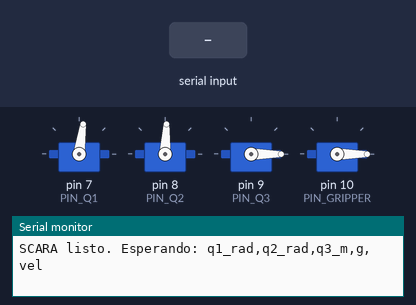
A sketch run on a simulated Arduino Uno, built with avr-gcc and run on an emulated ATmega328P. Parts: 4 × servo, the last lines printed to the serial monitor. The inputs (shaded band) are chosen by the test bench.

Above: at 1.2 s.
1.3 s: "90,45,200\n" received over Serial
At 4.0 s:
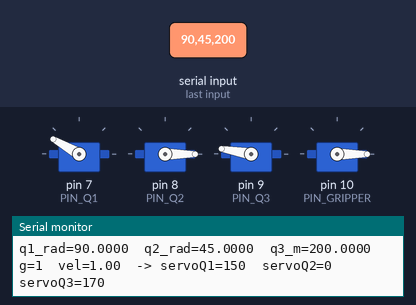
4.3 s: "90,45,200,10\n" received over Serial
At 5.0 s:
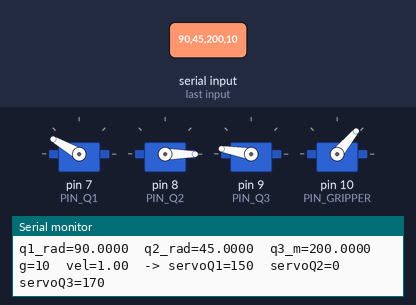
5.8 s: "1,90,45\n" received over Serial
At 6.2 s:
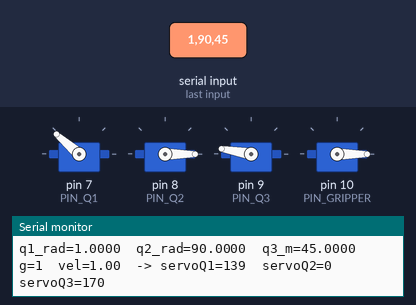
Timing chart, 0 to 8.8 s (numbered marks = the images above; inputs shaded):
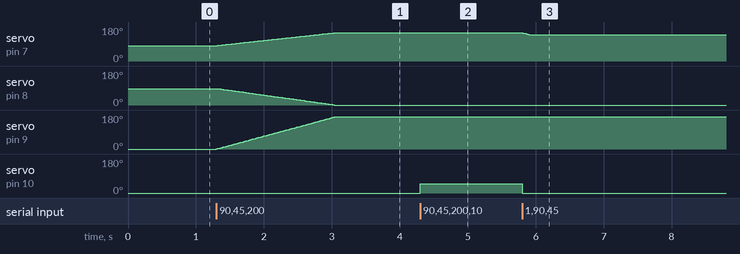

Measured:
- after the input at 1.3 s, servo on pin 7 (PIN_Q1): moves from 82° to 150° over 1.7 s, starting at once; servo on pin 8 (PIN_Q2): moves from 87° to 0° over 1.7 s, starting at once; servo on pin 9 (PIN_Q3): moves from 0° to 170° over 1.7 s, starting at once
- after the input at 4.3 s, servo on pin 10 (PIN_GRIPPER): 0° → 50° at once
- after the input at 5.8 s, servo on pin 7 (PIN_Q1): 150° → 139° at once; servo on pin 10 (PIN_GRIPPER): 50° → 0° at once

The sketch:

PROGRA_SCARA.ino
```cpp
#include <Servo.h>

// ==========================
// Pines de los servos
// ==========================
const int PIN_Q1      = 7;
const int PIN_Q2      = 8;
const int PIN_Q3      = 9;
const int PIN_GRIPPER = 10;

Servo servoQ1;
Servo servoQ2;
Servo servoQ3;
Servo servoGripper;

// ==========================
// Calibraciones y límites
// ==========================

// Cero físico medido: ~83° en q1 y q2
const int SERVO_Q1_CENTER = 82;   // q1 = 0°
const int SERVO_Q2_CENTER = 87;   // q2 = 0° cuando q1=0 y q2=0

// Signos (por el montaje físico)
const int SIGN_Q1 = +1;   // base normal
const int SIGN_Q2 = -1;   // servo de q2 volteado de cabeza → invertido

// Límites de servos (para no forzarlos)
const int SERVO_Q1_MIN = 30;
const int SERVO_Q1_MAX = 150;

const int SERVO_Q2_MIN = 0;
const int SERVO_Q2_MAX = 180;

// Q2 solo puede aportar un extra de ±30°
const float Q2_EXTRA_MAX_DEG = 60.0;

// Mapeo de q3 (m) al servo (prismático)
const float Q3_MIN_M = 0.0;    // mínimo del modelo (m)
const float Q3_MAX_M = 0.06;   // máximo del modelo (m)

const int SERVO_Q3_MIN = 0;    // grados servo cuando q3 = Q3_MIN_M
const int SERVO_Q3_MAX = 170;  // grados servo cuando q3 = Q3_MAX_M

// ==========================
// Gripper (servo)
// ==========================
const int GRIPPER_OPEN_ANGLE  = 0;  // gripper abierto
const int GRIPPER_CLOSE_ANGLE = 50;  // gripper cerrado

// Estado actual de los servos (para movimiento suave)
int current_servo_q1;
int current_servo_q2;
int current_servo_q3;


void moveServosSmooth(int target_q1, int target_q2, int target_q3, float speed_factor);

// ==========================
// Setup
// ==========================
void setup() {
  Serial.begin(115200);

  servoQ1.attach(PIN_Q1);
  servoQ2.attach(PIN_Q2);
  servoQ3.attach(PIN_Q3);
  servoGripper.attach(PIN_GRIPPER);

  // Posición inicial neutra (centro en q1/q2, mínimo en q3, gripper abierto)
  servoQ1.write(SERVO_Q1_CENTER);
  servoQ2.write(SERVO_Q2_CENTER);
  servoQ3.write(SERVO_Q3_MIN);
  servoGripper.write(GRIPPER_OPEN_ANGLE);

  current_servo_q1 = SERVO_Q1_CENTER;
  current_servo_q2 = SERVO_Q2_CENTER;
  current_servo_q3 = SERVO_Q3_MIN;

  Serial.println("SCARA listo. Esperando: q1_rad,q2_rad,q3_m,g,vel");
}

// ==========================
// Loop principal
// ==========================
void loop() {
  if (Serial.available()) {
    String line = Serial.readStringUntil('\n');
    line.trim();
    if (line.length() == 0) return;

    // Debug crudo
    Serial.print("RX line: ");
    Serial.println(line);

    // Formatos aceptados:
    // - q1,q2,q3
    // - q1,q2,q3,g
    // - q1,q2,q3,g,vel
    int i1 = line.indexOf(',');
    int i2 = line.indexOf(',', i1 + 1);
    if (i1 == -1 || i2 == -1) {
      Serial.println("Formato invalido");
      return;
    }
    int i3 = line.indexOf(',', i2 + 1);
    int i4 = (i3 != -1) ? line.indexOf(',', i3 + 1) : -1;

    String s_q1 = line.substring(0, i1);
    String s_q2 = line.substring(i1 + 1, i2);
    String s_q3;
    String s_g;
    String s_speed;

    if (i3 == -1) {
      // Formato antiguo: q1,q2,q3
      s_q3 = line.substring(i2 + 1);
    } else {
      // Nuevo: q1,q2,q3,g[ ,vel]
      s_q3 = line.substring(i2 + 1, i3);
      if (i4 == -1) {
        // solo g
        s_g = line.substring(i3 + 1);
      } else {
        // g y vel
        s_g = line.substring(i3 + 1, i4);
        s_speed = line.substring(i4 + 1);
      }
    }

    float q1_rad = s_q1.toFloat();
    float q2_rad = s_q2.toFloat();
    float q3_m   = s_q3.toFloat();
    int   g      = s_g.length() ? s_g.toInt() : 1;      // por defecto gripper abierto
    float speed_factor = s_speed.length() ? s_speed.toFloat() : 1.0;

    // ===============================
    // 1. Convertir q1, q2 a grados
    // ===============================
    float q1_deg_model = q1_rad * 180.0 / PI;  // modelo
    float q2_deg_model = q2_rad * 180.0 / PI;  // "extra" de codo

    // Limitamos el "extra" de q2 a ±30°
    float q2_extra_deg = q2_deg_model;
    if (q2_extra_deg >  Q2_EXTRA_MAX_DEG) q2_extra_deg =  Q2_EXTRA_MAX_DEG;
    if (q2_extra_deg < -Q2_EXTRA_MAX_DEG) q2_extra_deg = -Q2_EXTRA_MAX_DEG;

    // ===============================
    // 2. Servo de q1
    // ===============================
    float servo_q1_f = SERVO_Q1_CENTER + SIGN_Q1 * q1_deg_model;
    int   servo_q1   = (int)servo_q1_f;
    servo_q1 = constrain(servo_q1, SERVO_Q1_MIN, SERVO_Q1_MAX);

    // ===============================
    // 3. Servo de q2 (codo)
    // ===============================
    float theta2_virtual = q1_deg_model + q2_extra_deg;  // "q1 + extra"
    float servo_q2_f = SERVO_Q2_CENTER + SIGN_Q2 * theta2_virtual;
    int   servo_q2   = (int)servo_q2_f;
    servo_q2 = constrain(servo_q2, SERVO_Q2_MIN, SERVO_Q2_MAX);

    // ===============================
    // 4. Convertir q3 (m) a grados servo (prismático)
    // ===============================
    float ratio = (q3_m - Q3_MIN_M) / (Q3_MAX_M - Q3_MIN_M);
    if (ratio < 0.0) ratio = 0.0;
    if (ratio > 1.0) ratio = 1.0;
    int servo_q3 = (int)(SERVO_Q3_MIN + ratio * (SERVO_Q3_MAX - SERVO_Q3_MIN));

    // ===============================
    // 5. Gripper (servo)
    // ===============================
    if (g == 1) {
      servoGripper.write(GRIPPER_OPEN_ANGLE);
    } else {
      servoGripper.write(GRIPPER_CLOSE_ANGLE);
    }

    // ===============================
    // 6. Mover servos con velocidad
    // ===============================
    moveServosSmooth(servo_q1, servo_q2, servo_q3, speed_factor);

    // ===============================
    // 7. Debug por Serial
    // ===============================
    Serial.print("q1_rad="); Serial.print(q1_rad, 4);
    Serial.print("  q2_rad="); Serial.print(q2_rad, 4);
    Serial.print("  q3_m=");   Serial.print(q3_m, 4);
    Serial.print("  g=");      Serial.print(g);
    Serial.print("  vel=");    Serial.print(speed_factor, 2);

    Serial.print("  -> servoQ1="); Serial.print(servo_q1);
    Serial.print("  servoQ2=");    Serial.print(servo_q2);
    Serial.print("  servoQ3=");    Serial.println(servo_q3);
  }
}

// ==========================
// Movimiento suave con velocidad
// ==========================
void moveServosSmooth(int target_q1, int target_q2, int target_q3, float speed_factor) {
  if (speed_factor <= 0.0) speed_factor = 0.1;
  if (speed_factor > 3.0)  speed_factor = 3.0;

  int delta1 = abs(target_q1 - current_servo_q1);
  int delta2 = abs(target_q2 - current_servo_q2);
  int delta3 = abs(target_q3 - current_servo_q3);

  int max_delta = delta1;
  if (delta2 > max_delta) max_delta = delta2;
  if (delta3 > max_delta) max_delta = delta3;

  if (max_delta == 0) return;

  int   steps        = max_delta;     // 1° por paso
  float base_delayMs = 10.0;          // a vel=1.0 → 10 ms por paso
  float delayMs      = base_delayMs / speed_factor;

  for (int i = 1; i <= steps; i++) {
    int q1 = current_servo_q1 + (target_q1 - current_servo_q1) * i / steps;
    int q2 = current_servo_q2 + (target_q2 - current_servo_q2) * i / steps;
    int q3 = current_servo_q3 + (target_q3 - current_servo_q3) * i / steps;

    servoQ1.write(q1);
    servoQ2.write(q2);
    servoQ3.write(q3);

    delay((unsigned long)delayMs);
  }

  current_servo_q1 = target_q1;
  current_servo_q2 = target_q2;
  current_servo_q3 = target_q3;
}
```
